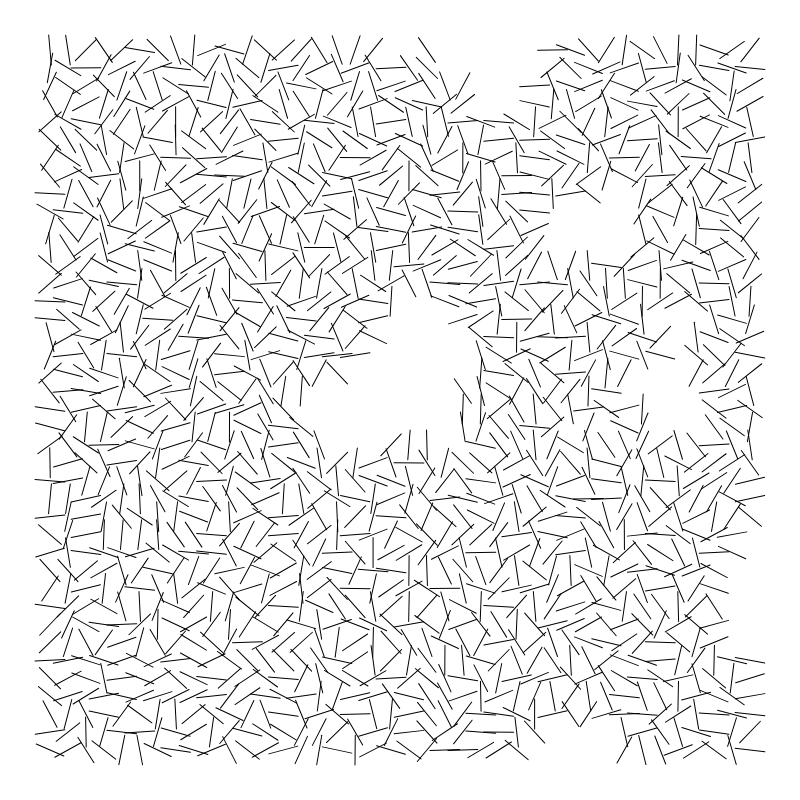
Frame 1 (no input)
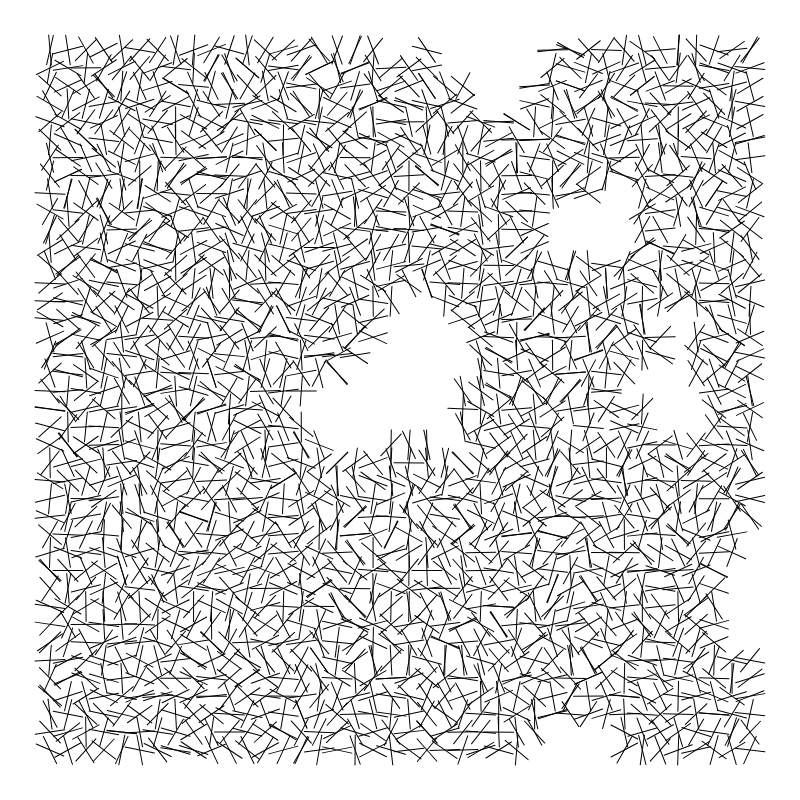
Frame 2 (the mouse pressed at the canvas centre, redrawn once)

The p5.js sketch that drew these frames (run headless with seeded random() and noise() and a simulated clock; the mouse was pressed at the canvas centre and the sketch redrawn once):

// p5.js sketch
// ── sketch.js
function setup() {
  createCanvas(800, 800);
  randomSeed(0);
  noiseSeed(0);
  noLoop();
}

function draw() {
  for (let i = 0; i < 40; i += 1) {
    for (let j = 0; j < 40; j += 1) {
      const x = map(i, 0, 39, 50, 750);
      const y = map(j, 0, 39, 50, 750);
      push();
      translate(x, y);
      rotate(random(0, TAU));
      if (noise(i * 0.1, j * 0.1) < 0.6) {
        line(-15, 0, 15, 0);
      }
      pop();
    }
  }
}
